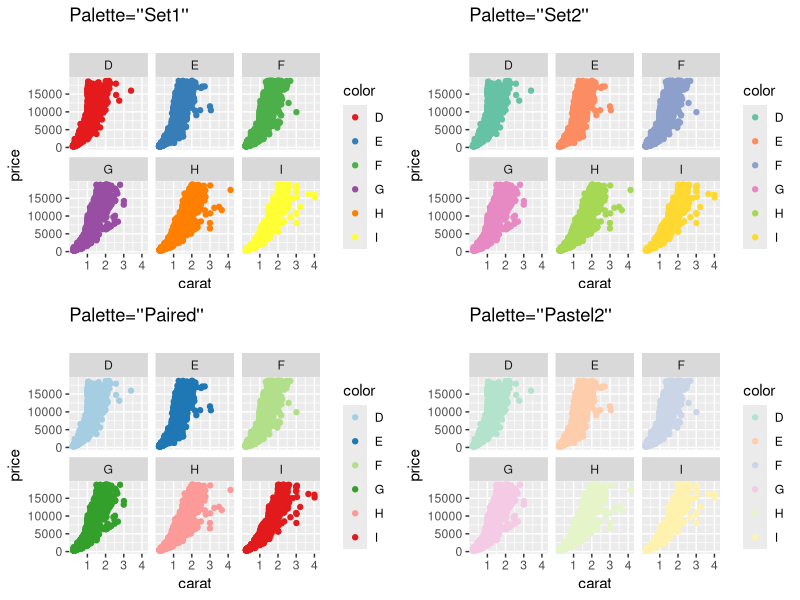
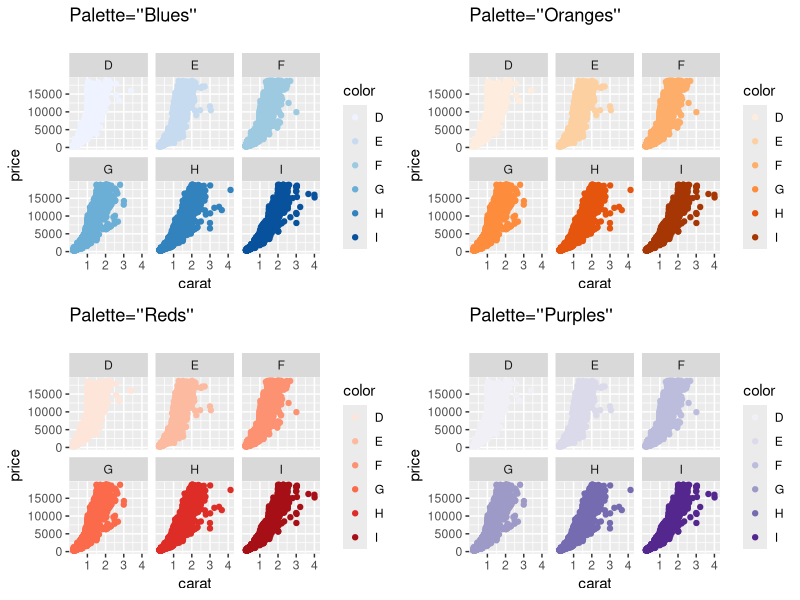
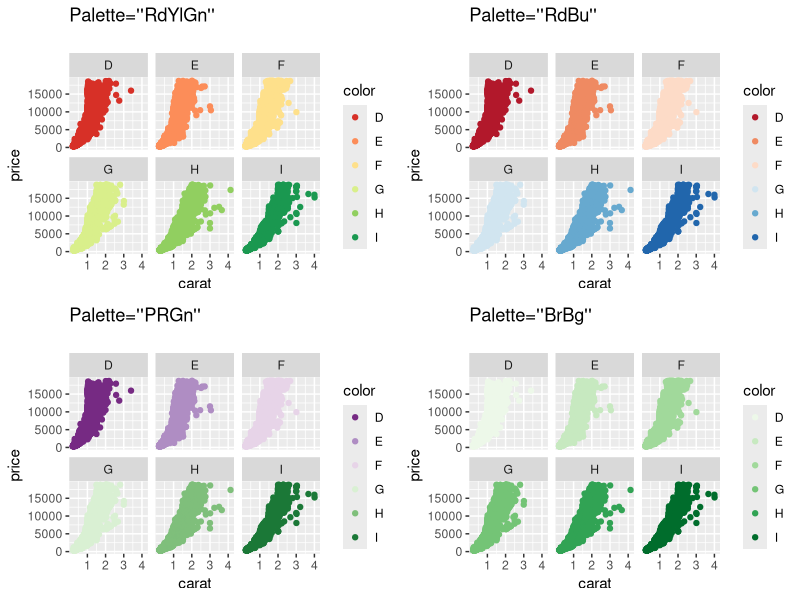

Write the R code that produced these figures, in order.
#Load ggplot default data: Diamonds
library(ggplot2)
library(gridExtra)
data(diamonds)
head(diamonds)
diamonds <-     diamonds[diamonds$color < "J",]
#http://127.0.0.1:25615/library/ggplot2/html/diamonds.html


B1 <- ggplot(data = diamonds ) + geom_point(aes( x = carat, y = price, color=color)
) + facet_wrap(~color) + scale_colour_brewer(palette="Set1")   + labs(title = "Palette=''Set1''\n" )


B2 <- ggplot(data = diamonds ) + geom_point(aes( x = carat, y = price, color=color)
) + facet_wrap(~color) + scale_colour_brewer(palette="Set2") + labs(title = "Palette=''Set2''\n" )


B3 <- ggplot(data = diamonds ) + geom_point(aes( x = carat, y = price, color=color)
) + facet_wrap(~color) + scale_colour_brewer(palette="Paired")   + labs(title = "Palette=''Paired''\n" )


B4 <- ggplot(data = diamonds ) + geom_point(aes( x = carat, y = price, color=color)
) + facet_wrap(~color) + scale_colour_brewer(palette="Pastel2") + labs(title = "Palette=''Pastel2''\n" )


Brewers <- grid.arrange(B1, B2, B3, B4, ncol=2)


B5 <- ggplot(data = diamonds ) + geom_point(aes( x = carat, y = price, color=color)
) + facet_wrap(~color) + scale_colour_brewer(palette="Blues")   + labs(title = "Palette=''Blues''\n" )


B6 <- ggplot(data = diamonds ) + geom_point(aes( x = carat, y = price, color=color)
) + facet_wrap(~color) + scale_colour_brewer(palette="Oranges") + labs(title = "Palette=''Oranges''\n" )


B7 <- ggplot(data = diamonds ) + geom_point(aes( x = carat, y = price, color=color)
) + facet_wrap(~color) + scale_colour_brewer(palette="Reds")   + labs(title = "Palette=''Reds''\n" )


B8 <- ggplot(data = diamonds ) + geom_point(aes( x = carat, y = price, color=color)
) + facet_wrap(~color) + scale_colour_brewer(palette="Purples") + labs(title = "Palette=''Purples''\n" )



Brewers.2 <- grid.arrange(B5, B6, B7, B8, ncol=2)



B9 <- ggplot(data = diamonds ) + geom_point(aes( x = carat, y = price, color=color)
) + facet_wrap(~color) + scale_colour_brewer(palette="RdYlGn")   + labs(title = "Palette=''RdYlGn''\n" )


B10 <- ggplot(data = diamonds ) + geom_point(aes( x = carat, y = price, color=color)
) + facet_wrap(~color) + scale_colour_brewer(palette="RdBu") + labs(title = "Palette=''RdBu''\n" )


B11 <- ggplot(data = diamonds ) + geom_point(aes( x = carat, y = price, color=color)
) + facet_wrap(~color) + scale_colour_brewer(palette="PRGn")   + labs(title = "Palette=''PRGn''\n" )


B12 <- ggplot(data = diamonds ) + geom_point(aes( x = carat, y = price, color=color)
) + facet_wrap(~color) + scale_colour_brewer(palette="BrBg") + labs(title = "Palette=''BrBg''\n" )



Brewers.3 <- grid.arrange(B9, B10, B11, B12, ncol=2)